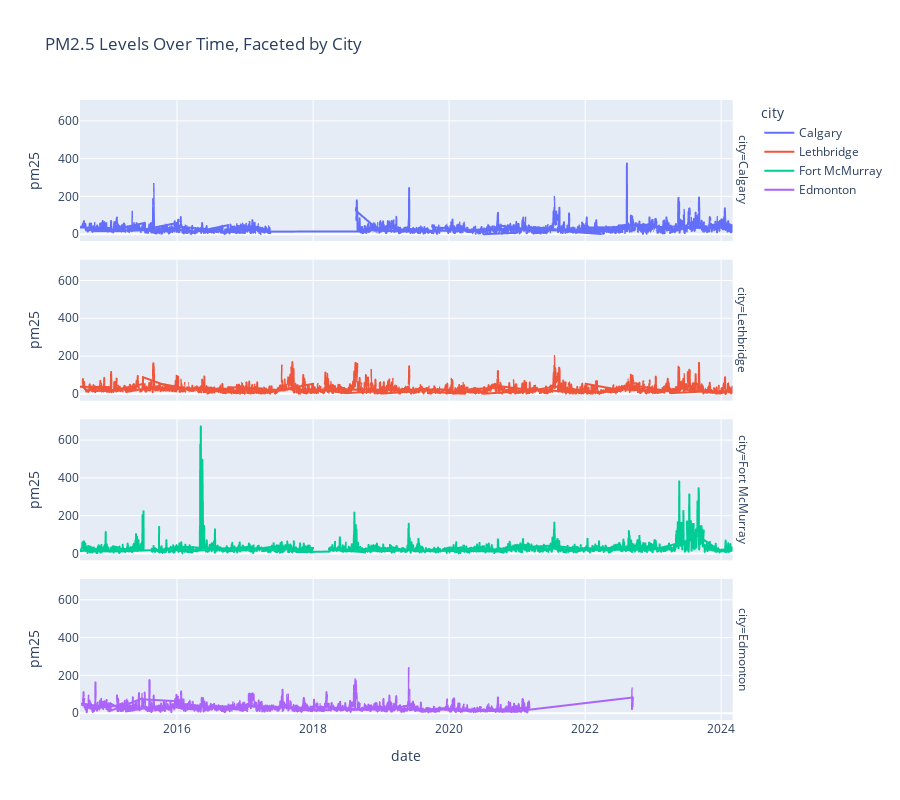

The notebook cell this image was saved under:
### Markdown cell above
#### Plot, Faceted by City

### Code cell
# Plotting PM2.5 levels over time for each city using Plotly
fig = px.line(
    cities_df,
    x="date",
    y="pm25",
    color="city",
    title="PM2.5 Levels Over Time, Faceted by City",
    facet_row="city",
    height=800,
    width=900,
)

layout = fig.layout

fig.show()

### Figure 1 — Plotly figure (JSON) as saved in the notebook; plotly's stock layout.template omitted (floating-point values rounded to 4 significant figures; data arrays with more than 128 entries replaced by an {"elided": "..."} marker saying what was removed)
{"data": [{"hovertemplate": "city=Calgary<br>date=%{x}<br>pm25=%{y}<extra></extra>", "legendgroup": "Calgary", "line": {"color": "#636efa", "dash": "solid"}, "marker": {"symbol": "circle"}, "mode": "lines", "name": "Calgary", "showlegend": true, "type": "scattergl", "x": {"elided": "2974 str values"}, "xaxis": "x4", "y": {"elided": "2974 int values"}, "yaxis": "y4"}, {"hovertemplate": "city=Lethbridge<br>date=%{x}<br>pm25=%{y}<extra></extra>", "legendgroup": "Lethbridge", "line": {"color": "#EF553B", "dash": "solid"}, "marker": {"symbol": "circle"}, "mode": "lines", "name": "Lethbridge", "showlegend": true, "type": "scattergl", "x": {"elided": "3392 str values"}, "xaxis": "x3", "y": {"elided": "3392 int values"}, "yaxis": "y3"}, {"hovertemplate": "city=Fort McMurray<br>date=%{x}<br>pm25=%{y}<extra></extra>", "legendgroup": "Fort McMurray", "line": {"color": "#00cc96", "dash": "solid"}, "marker": {"symbol": "circle"}, "mode": "lines", "name": "Fort McMurray", "showlegend": true, "type": "scattergl", "x": {"elided": "3314 str values"}, "xaxis": "x2", "y": {"elided": "3314 int values"}, "yaxis": "y2"}, {"hovertemplate": "city=Edmonton<br>date=%{x}<br>pm25=%{y}<extra></extra>", "legendgroup": "Edmonton", "line": {"color": "#ab63fa", "dash": "solid"}, "marker": {"symbol": "circle"}, "mode": "lines", "name": "Edmonton", "showlegend": true, "type": "scattergl", "x": {"elided": "2267 str values"}, "xaxis": "x", "y": {"elided": "2267 int values"}, "yaxis": "y"}], "layout": {"annotations": [{"font": {}, "showarrow": false, "text": "city=Edmonton", "textangle": 90, "x": 0.98, "xanchor": "left", "xref": "paper", "y": 0.1138, "yanchor": "middle", "yref": "paper"}, {"font": {}, "showarrow": false, "text": "city=Fort McMurray", "textangle": 90, "x": 0.98, "xanchor": "left", "xref": "paper", "y": 0.3712, "yanchor": "middle", "yref": "paper"}, {"font": {}, "showarrow": false, "text": "city=Lethbridge", "textangle": 90, "x": 0.98, "xanchor": "left", "xref": "paper", "y": 0.6288, "yanchor": "middle", "yref": "paper"}, {"font": {}, "showarrow": false, "text": "city=Calgary", "textangle": 90, "x": 0.98, "xanchor": "left", "xref": "paper", "y": 0.8862, "yanchor": "middle", "yref": "paper"}], "height": 800, "legend": {"title": {"text": "city"}, "tracegroupgap": 0}, "title": {"text": "PM2.5 Levels Over Time, Faceted by City"}, "width": 900, "xaxis": {"anchor": "y", "autorange": true, "domain": [0, 0.98], "range": ["2014-07-29", "2024-03-03"], "title": {"text": "date"}, "type": "date"}, "xaxis2": {"anchor": "y2", "autorange": true, "domain": [0, 0.98], "matches": "x", "range": ["2014-07-29", "2024-03-03"], "showticklabels": false, "type": "date"}, "xaxis3": {"anchor": "y3", "autorange": true, "domain": [0, 0.98], "matches": "x", "range": ["2014-07-29", "2024-03-03"], "showticklabels": false, "type": "date"}, "xaxis4": {"anchor": "y4", "autorange": true, "domain": [0, 0.98], "matches": "x", "range": ["2014-07-29", "2024-03-03"], "showticklabels": false, "type": "date"}, "yaxis": {"anchor": "x", "autorange": true, "domain": [0, 0.2275], "range": [-36.33, 710.3], "title": {"text": "pm25"}, "type": "linear"}, "yaxis2": {"anchor": "x2", "autorange": true, "domain": [0.2575, 0.485], "matches": "y", "range": [-36.33, 710.3], "title": {"text": "pm25"}, "type": "linear"}, "yaxis3": {"anchor": "x3", "autorange": true, "domain": [0.515, 0.7425], "matches": "y", "range": [-36.33, 710.3], "title": {"text": "pm25"}, "type": "linear"}, "yaxis4": {"anchor": "x4", "autorange": true, "domain": [0.7725, 1], "matches": "y", "range": [-36.33, 710.3], "title": {"text": "pm25"}, "type": "linear"}}}
